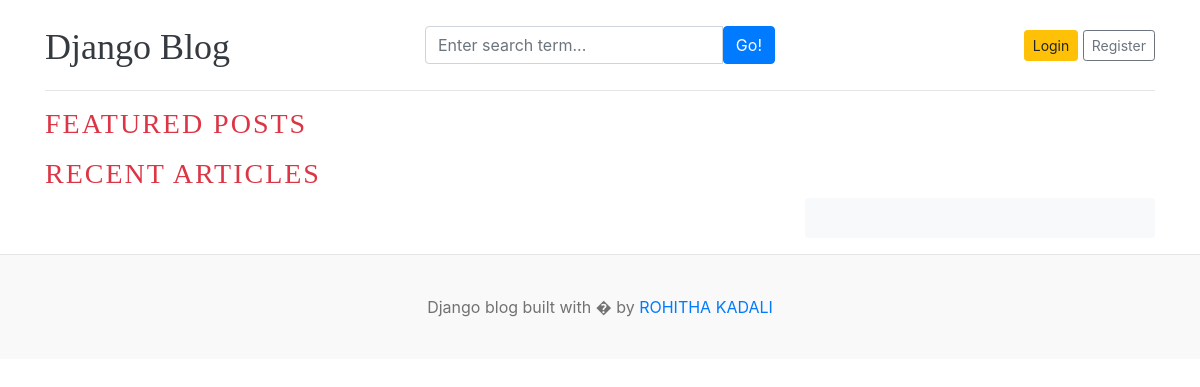
Before: / with the older database file.
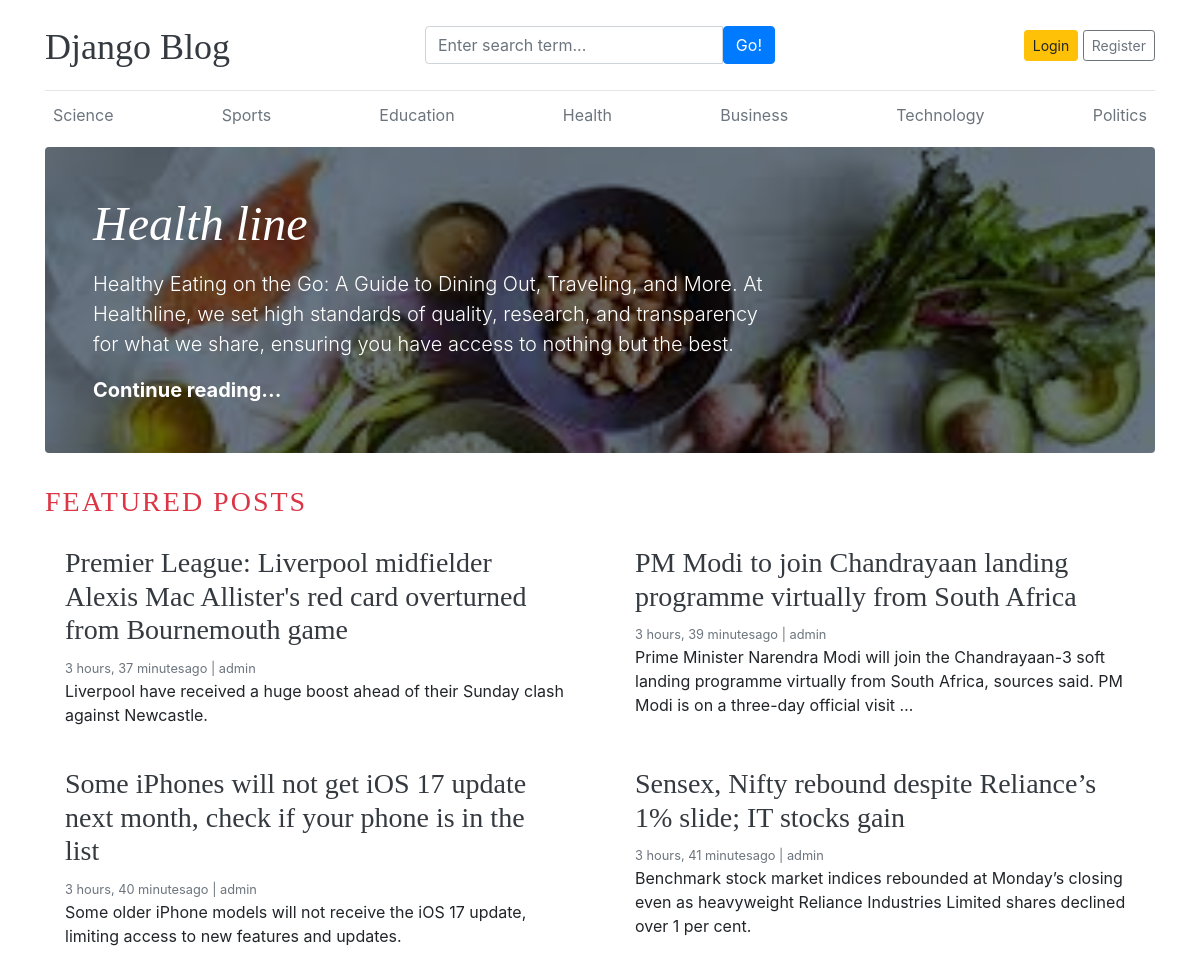
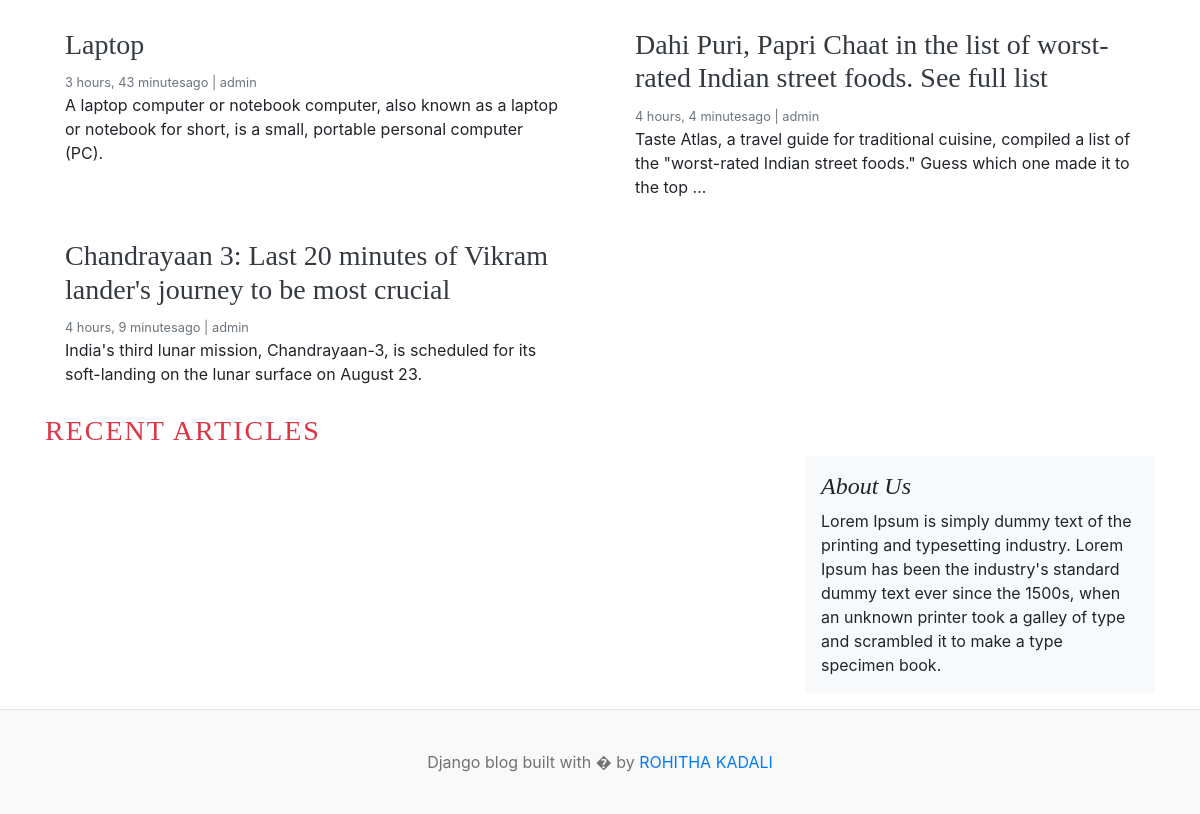
After: the same page with the newer database file (2 pictures, top to bottom).
### blog/models.py (models this page shows, shortened)
class Category(models.Model):
    category_name=models.CharField(max_length=50,unique=True)
    created_at=models.DateTimeField(auto_now_add=True)
    updated_at=models.DateTimeField(auto_now=True)
    class Meta:
        verbose_name_plural='categories'

class Blog(models.Model):
    title=models.CharField(max_length=100)
    slug=models.SlugField(max_length=150,unique=True,blank=True)
    category=models.ForeignKey(Category,on_delete=models.CASCADE)
    author=models.ForeignKey(User,on_delete=models.CASCADE)
    featured_image=models.ImageField(upload_to='upload/%Y/%M/%d')
    short_description=models.TextField(max_length=2000)
    blog_body=models.TextField(max_length=5000)
    status=models.CharField(max_length=20,choices=STATUS_CHOICES,default=0)
    is_featured=models.BooleanField(default=False)
    created_at=models.DateTimeField(auto_now_add=True)
    updated_at=models.DateTimeField(auto_now=True)

### social/models.py (models this page shows, shortened)
class About(models.Model):
    about_heading=models.CharField(max_length=25)
    about_description=models.TextField(max_length=255)
    created_at=models.DateTimeField(auto_now_add=True)
    updated_at=models.DateTimeField(auto_now=True)
    class Meta:
        verbose_name_plural='About'

### Project1/views.py (the view)
# urls.py: 2. Add a URL to urlpatterns:  path('', views.home, name='home')
def home(request):
    featured_posts=Blog.objects.filter(is_featured=True,status='Published').order_by('-updated_at')
    posts=Blog.objects.filter(is_featured=False,status='Published')
    try:
        about=About.objects.get()
    except:
        about=None
    context={
        'featured_posts':featured_posts,
        'posts':posts,
        'about':about,
    }
    return render(request,'home.html',context)

### blog/context_processors.py (called while the page is built)
def get_categories(request):
    categories=Category.objects.all()
    return dict(categories=categories)

def get_social_links(request):
    social_links=SocialLink.objects.all()
    return dict(social_links=social_links)

### templates/home.html (shortened to what this page needs)
{% extends "base.html" %}
{% block content %}
{% for post in featured_posts %}
{% if forloop.first %}
<div class="jumbotron p-3 p-md-5 text-white rounded bg-dark" style="background-image: url({{post.featured_image.url}});background-blend-mode: overlay;background-size:cover;">
  <div class="col-md-8 px-0">
    <h1 class="display-4 font-italic">{{post.title}}</h1>
    <p class="lead my-3">{{post.short_description}}</p>
    <p class="lead mb-0"><a href="{% url 'blogs' post.slug %}" class="text-white font-weight-bold">Continue reading...</a></p>
  </div>
</div>
{% endif %}
{% endfor %}
<h3 class="text-uppercase text-danger" style="letter-spacing:2px;">Featured Posts</h3>
<div class="row mb-2">
  {% for post in featured_posts %}
  {% if not forloop.first %}
  <div class="col-md-6">
    <div class="card border-0" >
      <div class="card-body">
        <h3><a href="{% url 'blogs' post.slug %}" class="text-dark">{{post.title}}</a></h3>
        <small class="mb-1 text-muted">{{post.created_at | timesince}}ago | {{post.author}}</small>
        <p class="card-text">{{post.short_description | truncatewords:25}}</p>
      </div>
    </div>
  </div>
  {% endif %}
  {% endfor %}
</div>
<h3 class="text-uppercase text-danger" style="letter-spacing:2px;">Recent Articles</h3>
<main role="main" class="container p-0">
  <div class="row">
    <div class="col-md-8 blog-main">
    </div>
    <aside class="col-md-4 blog-sidebar">
      <div class="p-3 mb-3 bg-light rounded">
        <h4 class="font-italic">{{about.about_heading}}</h4>
        <p class="mb-0">{{about.about_description}}</p>
      </div>
  </div>
</main>
</div>
{% endblock  %}

### templates/base.html (shortened to what this page needs)
{% load static %}
<!DOCTYPE html>
<html lang="en">
<head>
    <link href="https://getbootstrap.com/docs/4.0/dist/css/bootstrap.min.css" rel="stylesheet">
    <link href="{% static 'css/blog.css' %}" rel="stylesheet">
    <link rel="stylesheet" href="https://cdnjs.cloudflare.com/ajax/libs/font-awesome/4.7.0/css/font-awesome.min.css">
  </head>
<body>
    <div class="container">
      <header class="blog-header py-3">
        <div class="row flex-nowrap justify-content-between align-items-center">
          <div class="col-4 pt-1">
            <a class="blog-header-logo text-dark" href="/">Django Blog</a>
          </div>
          <div class="col-4">
            <form action="{% url 'search' %}" method="GET">
              <div class="input-group">
                <input class="form-control" type="text" name="keyword" value="{{keyword}}" placeholder="Enter search term..." aria-label="Enter search term..." aria-describedby="button-search" />
                <button type="submit" class="btn btn-primary" id="button-search" type="button">Go!</button>
              </div>
            </form>
          </div>
          <div class="col-4 d-flex justify-content-end align-items-center">
            {% if not user.is_authenticated %}
            <a class="btn btn-sm btn-warning" href="{% url 'login' %}">Login</a> &nbsp;
            <a class="btn btn-sm btn-outline-secondary" href="{% url 'register' %}">Register</a>
          </div>
          {% else %}
          <span><a href="{% url 'dashboard' %}">Dashboard</a></span>
          &emsp;
          <span><a href="{% url 'logout' %}">Logout</a></span>
          {% endif %}
        </div>
      </header>
      <div class="nav-scroller py-1 mb-2">
        <nav class="nav d-flex justify-content-between">
          {% for cat in categories %}
          <a class="p-2 text-muted" href="{% url 'posts_by_category' cat.id %}">{{cat.category_name}}</a>
          {% endfor %}
        </nav>
      </div>
{% block content %}
{% endblock %}
<footer class="blog-footer">
    <p>Django blog built with � by <a href="#">ROHITHA KADALI</a></p>
  </footer>
  </body>
  </html>

### Project1/static/css/blog.css (style rules this page uses)
.blog-header { border-bottom: 1px solid #e5e5e5; }
.blog-header-logo { font-family: "Playfair Display", Georgia, "Times New Roman", serif; font-size: 2.25rem; }
h1, h2, h3, h4, h5, h6 { font-family: "Playfair Display", Georgia, "Times New Roman", serif; }
.display-4 { font-size: 2.5rem; }
@media (min-width: 768px) { .display-4 { font-size: 3rem; } }
.blog-footer { padding: 2.5rem 0; color: #727272; text-align: center; background-color: #f9f9f9; border-top: .05rem solid #e5e5e5; }
.blog-footer p:last-child { margin-bottom: 0; }

Changed rows visible on the page:
added Category: category_name "Science"
added Category: category_name "Sports"
added Category: category_name "Education"
added Category: category_name "Health"
added Category: category_name "Business"
added Category: category_name "Technology"
added Category: category_name "Politics"
added Blog: featured_image (picture), title "Health line", short_description "Healthy Eating on the Go: A Guide to Dining Out, Traveling, and More. At Healthline, we set high standards of quality, research, and transparency for what we share, ensuring you have access to nothing but the best."
added Blog: title "Premier League: Liverpool midfielder Alexis Mac Allister's red card overturned from Bournemouth game", created_at "3 hours, 37 minutes", author "admin", short_description "Liverpool have received a huge boost ahead of their Sunday clash against Newcastle.", shown under "FEATURED POSTS"
added Blog: title "PM Modi to join Chandrayaan landing programme virtually from South Africa", created_at "3 hours, 39 minutes", author "admin", short_description "Prime Minister Narendra Modi will join the Chandrayaan-3 soft landing programme virtually from South Africa, sources said. PM Modi is on a three-day official visit …", shown under "FEATURED POSTS"
added Blog: title "Some iPhones will not get iOS 17 update next month, check if your phone is in the list", created_at "3 hours, 40 minutes", author "admin", short_description "Some older iPhone models will not receive the iOS 17 update, limiting access to new features and updates.", shown under "FEATURED POSTS"
added Blog: title "Sensex, Nifty rebound despite Reliance’s 1% slide; IT stocks gain", created_at "3 hours, 41 minutes", author "admin", short_description "Benchmark stock market indices rebounded at Monday’s closing even as heavyweight Reliance Industries Limited shares declined over 1 per cent.", shown under "FEATURED POSTS"
added Blog: title "Laptop", created_at "3 hours, 43 minutes", author "admin", short_description "A laptop computer or notebook computer, also known as a laptop or notebook for short, is a small, portable personal computer (PC).", shown under "FEATURED POSTS"
added Blog: title "Dahi Puri, Papri Chaat in the list of worst-rated Indian street foods. See full list", created_at "4 hours, 4 minutes", author "admin", short_description "Taste Atlas, a travel guide for traditional cuisine, compiled a list of the \"worst-rated Indian street foods.\" Guess which one made it to the top …", shown under "FEATURED POSTS"
added Blog: title "Chandrayaan 3: Last 20 minutes of Vikram lander's journey to be most crucial", created_at "4 hours, 9 minutes", author "admin", short_description "India's third lunar mission, Chandrayaan-3, is scheduled for its soft-landing on the lunar surface on August 23.", shown under "FEATURED POSTS"
added About: about_heading "About Us", about_description "Lorem Ipsum is simply dummy text of the printing and typesetting industry. Lorem Ipsum has been the industry's standard dummy text ever since the 1500s, when an unknown printer took a galley of type and scrambled it to make a type specimen book."
